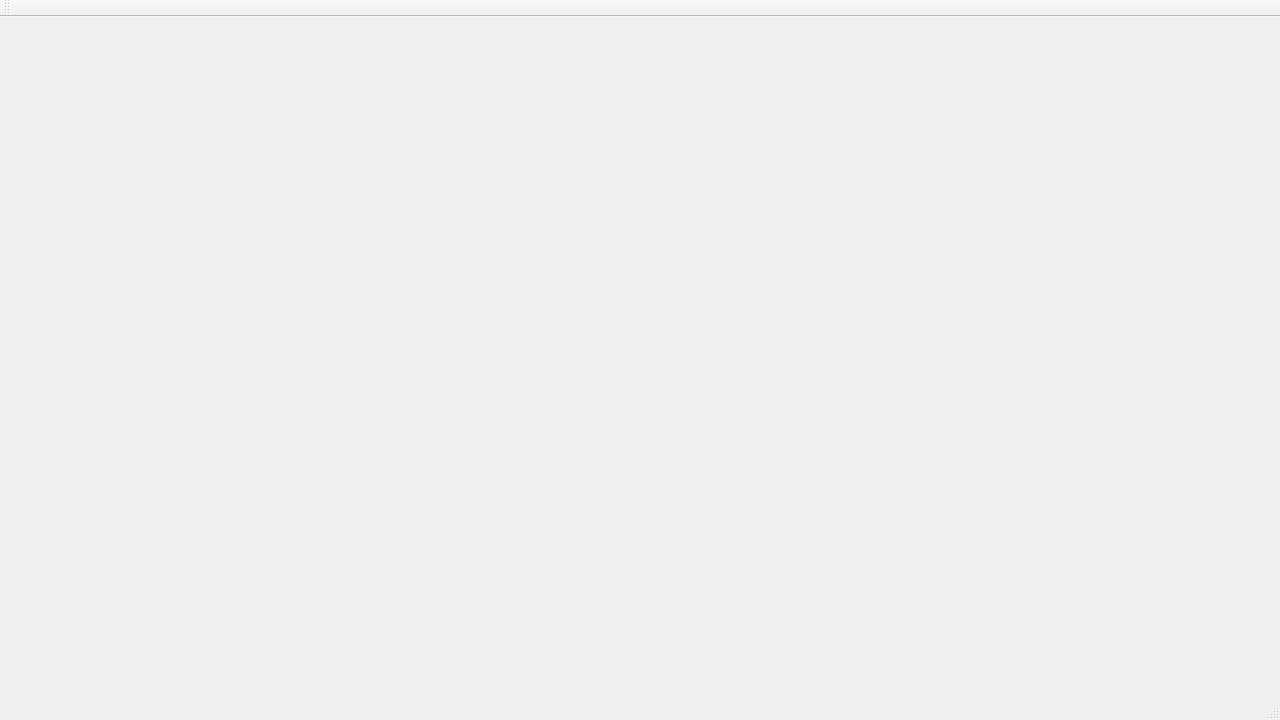
<?xml version="1.0" encoding="UTF-8"?>
<ui version="4.0">
 <class>SignalWorkbenchMainWindow</class>
 <widget class="QMainWindow" name="SignalWorkbenchMainWindow">
  <property name="geometry">
   <rect>
    <x>0</x>
    <y>0</y>
    <width>1280</width>
    <height>720</height>
   </rect>
  </property>
  <property name="minimumSize">
   <size>
    <width>960</width>
    <height>640</height>
   </size>
  </property>
  <property name="windowTitle">
   <string>可视化工作台</string>
  </property>
  <widget class="QWidget" name="centralHost">
   <layout class="QVBoxLayout" name="centralHostLayout">
    <property name="leftMargin">
     <number>0</number>
    </property>
    <property name="topMargin">
     <number>0</number>
    </property>
    <property name="rightMargin">
     <number>0</number>
    </property>
    <property name="bottomMargin">
     <number>0</number>
    </property>
   </layout>
  </widget>
  <widget class="QMenuBar" name="menuBar"/>
  <widget class="QToolBar" name="mainToolBar">
   <property name="windowTitle">
    <string>公共命令</string>
   </property>
   <attribute name="toolBarArea">
    <enum>TopToolBarArea</enum>
   </attribute>
   <attribute name="toolBarBreak">
    <bool>false</bool>
   </attribute>
  </widget>
  <widget class="QStatusBar" name="statusBar"/>
 </widget>
 <resources/>
 <connections/>
</ui>
